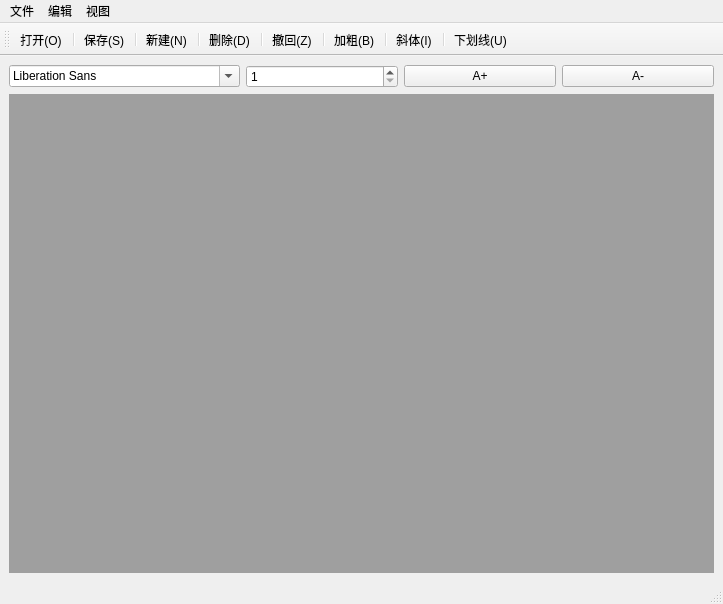
<?xml version="1.0" encoding="UTF-8"?>
<ui version="4.0">
 <class>MainWindow</class>
 <widget class="QMainWindow" name="MainWindow">
  <property name="geometry">
   <rect>
    <x>0</x>
    <y>0</y>
    <width>723</width>
    <height>604</height>
   </rect>
  </property>
  <property name="windowTitle">
   <string>Edit</string>
  </property>
  <widget class="QWidget" name="centralwidget">
   <layout class="QVBoxLayout" name="verticalLayout">
    <item>
     <layout class="QHBoxLayout" name="horizontalLayout">
      <item>
       <widget class="QFontComboBox" name="fontComboBox"/>
      </item>
      <item>
       <widget class="QSpinBox" name="FontSize_spin">
        <property name="minimum">
         <number>1</number>
        </property>
       </widget>
      </item>
      <item>
       <widget class="QPushButton" name="FontSizeBig">
        <property name="text">
         <string>A+</string>
        </property>
       </widget>
      </item>
      <item>
       <widget class="QPushButton" name="FontSizeSmall">
        <property name="text">
         <string>A-</string>
        </property>
       </widget>
      </item>
     </layout>
    </item>
    <item>
     <widget class="QMdiArea" name="mdiArea"/>
    </item>
   </layout>
  </widget>
  <widget class="QMenuBar" name="menubar">
   <property name="geometry">
    <rect>
     <x>0</x>
     <y>0</y>
     <width>723</width>
     <height>33</height>
    </rect>
   </property>
   <widget class="QMenu" name="menu">
    <property name="title">
     <string>文件</string>
    </property>
    <addaction name="actionNew"/>
    <addaction name="actionOpen"/>
    <addaction name="actionSave"/>
    <addaction name="actionDelete"/>
    <addaction name="actionRecover"/>
    <addaction name="separator"/>
    <addaction name="actionClose"/>
   </widget>
   <widget class="QMenu" name="menu_2">
    <property name="title">
     <string>视图</string>
    </property>
    <addaction name="actionPile"/>
    <addaction name="actionHorizontal"/>
    <addaction name="actionVertical"/>
   </widget>
   <widget class="QMenu" name="menu_3">
    <property name="title">
     <string>编辑</string>
    </property>
    <addaction name="actionCut"/>
    <addaction name="separator"/>
    <addaction name="actionCopy"/>
    <addaction name="separator"/>
    <addaction name="actionPaste"/>
    <addaction name="separator"/>
    <addaction name="actionSearch"/>
    <addaction name="separator"/>
   </widget>
   <addaction name="menu"/>
   <addaction name="menu_3"/>
   <addaction name="menu_2"/>
  </widget>
  <widget class="QStatusBar" name="statusbar"/>
  <widget class="QToolBar" name="toolBar">
   <property name="windowTitle">
    <string>toolBar</string>
   </property>
   <property name="toolButtonStyle">
    <enum>Qt::ToolButtonStyle::ToolButtonTextBesideIcon</enum>
   </property>
   <attribute name="toolBarArea">
    <enum>TopToolBarArea</enum>
   </attribute>
   <attribute name="toolBarBreak">
    <bool>false</bool>
   </attribute>
   <addaction name="actionOpen"/>
   <addaction name="separator"/>
   <addaction name="actionSave"/>
   <addaction name="separator"/>
   <addaction name="actionNew"/>
   <addaction name="separator"/>
   <addaction name="actionDelete"/>
   <addaction name="separator"/>
   <addaction name="actionRecover"/>
   <addaction name="separator"/>
   <addaction name="actionBold"/>
   <addaction name="separator"/>
   <addaction name="actionItalic"/>
   <addaction name="separator"/>
   <addaction name="actionUnderline"/>
  </widget>
  <action name="actionNew">
   <property name="icon">
    <iconset theme="QIcon::ThemeIcon::DocumentNew">
     <normaloff>icons8-新文件-30.png</normaloff>icons8-新文件-30.png</iconset>
   </property>
   <property name="text">
    <string>新建(N)</string>
   </property>
   <property name="shortcut">
    <string>Ctrl+N</string>
   </property>
  </action>
  <action name="actionOpen">
   <property name="icon">
    <iconset theme="QIcon::ThemeIcon::DocumentOpen">
     <normaloff>icons8-打开文件夹-30.png</normaloff>icons8-打开文件夹-30.png</iconset>
   </property>
   <property name="text">
    <string>打开(O)</string>
   </property>
   <property name="shortcut">
    <string>Ctrl+O</string>
   </property>
  </action>
  <action name="actionSave">
   <property name="icon">
    <iconset theme="document-save">
     <normaloff>icons8-保存-30.png</normaloff>icons8-保存-30.png</iconset>
   </property>
   <property name="text">
    <string>保存(S)</string>
   </property>
   <property name="shortcut">
    <string>Ctrl+S</string>
   </property>
  </action>
  <action name="actionClose">
   <property name="icon">
    <iconset>
     <normaloff>icons8-删除-30.png</normaloff>icons8-删除-30.png</iconset>
   </property>
   <property name="text">
    <string>退出(Q)</string>
   </property>
   <property name="shortcut">
    <string>Ctrl+Q</string>
   </property>
  </action>
  <action name="actionCut">
   <property name="text">
    <string>剪切(X)</string>
   </property>
   <property name="shortcut">
    <string>Ctrl+X</string>
   </property>
  </action>
  <action name="actionCopy">
   <property name="text">
    <string>复制(C)</string>
   </property>
   <property name="shortcut">
    <string>Ctrl+C</string>
   </property>
  </action>
  <action name="actionPaste">
   <property name="text">
    <string>粘贴(V)</string>
   </property>
   <property name="shortcut">
    <string>Ctrl+V</string>
   </property>
  </action>
  <action name="actionSearch">
   <property name="text">
    <string>查找(F)</string>
   </property>
   <property name="shortcut">
    <string>Ctrl+F</string>
   </property>
  </action>
  <action name="actionPile">
   <property name="text">
    <string>成叠(shP)</string>
   </property>
   <property name="shortcut">
    <string>Ctrl+Shift+P</string>
   </property>
  </action>
  <action name="actionHorizontal">
   <property name="text">
    <string>水平布局(shH)</string>
   </property>
   <property name="shortcut">
    <string>Ctrl+Shift+H</string>
   </property>
  </action>
  <action name="actionVertical">
   <property name="text">
    <string>垂直布局(shV)</string>
   </property>
   <property name="shortcut">
    <string>Ctrl+Shift+V</string>
   </property>
  </action>
  <action name="actionDelete">
   <property name="icon">
    <iconset theme="QIcon::ThemeIcon::EditClear"/>
   </property>
   <property name="text">
    <string>删除(D)</string>
   </property>
   <property name="toolTip">
    <string>删除</string>
   </property>
   <property name="shortcut">
    <string>Ctrl+D</string>
   </property>
   <property name="menuRole">
    <enum>QAction::MenuRole::TextHeuristicRole</enum>
   </property>
  </action>
  <action name="actionRecover">
   <property name="icon">
    <iconset theme="QIcon::ThemeIcon::DocumentRevert"/>
   </property>
   <property name="text">
    <string>撤回(Z)</string>
   </property>
   <property name="toolTip">
    <string>撤回</string>
   </property>
   <property name="shortcut">
    <string>Ctrl+Z</string>
   </property>
   <property name="menuRole">
    <enum>QAction::MenuRole::TextHeuristicRole</enum>
   </property>
  </action>
  <action name="actionBold">
   <property name="icon">
    <iconset theme="QIcon::ThemeIcon::FormatTextBold"/>
   </property>
   <property name="text">
    <string>加粗(B)</string>
   </property>
   <property name="toolTip">
    <string>加粗</string>
   </property>
   <property name="shortcut">
    <string>Ctrl+B</string>
   </property>
   <property name="menuRole">
    <enum>QAction::MenuRole::TextHeuristicRole</enum>
   </property>
  </action>
  <action name="actionItalic">
   <property name="icon">
    <iconset theme="format-text-italic"/>
   </property>
   <property name="text">
    <string>斜体(I)</string>
   </property>
   <property name="shortcut">
    <string>Ctrl+I</string>
   </property>
   <property name="menuRole">
    <enum>QAction::MenuRole::TextHeuristicRole</enum>
   </property>
  </action>
  <action name="actionUnderline">
   <property name="icon">
    <iconset theme="QIcon::ThemeIcon::FormatTextUnderline"/>
   </property>
   <property name="text">
    <string>下划线(U)</string>
   </property>
   <property name="shortcut">
    <string>Ctrl+U</string>
   </property>
   <property name="menuRole">
    <enum>QAction::MenuRole::NoRole</enum>
   </property>
  </action>
 </widget>
 <resources/>
 <connections/>
</ui>
